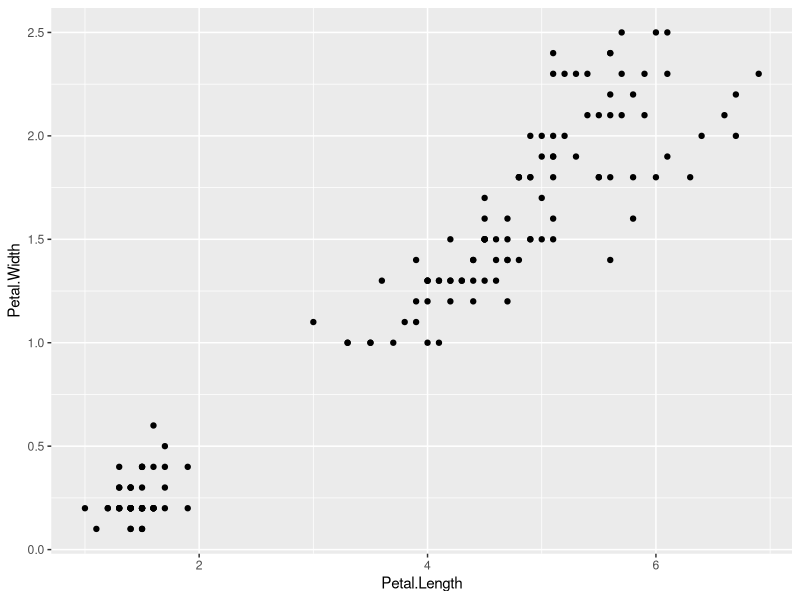
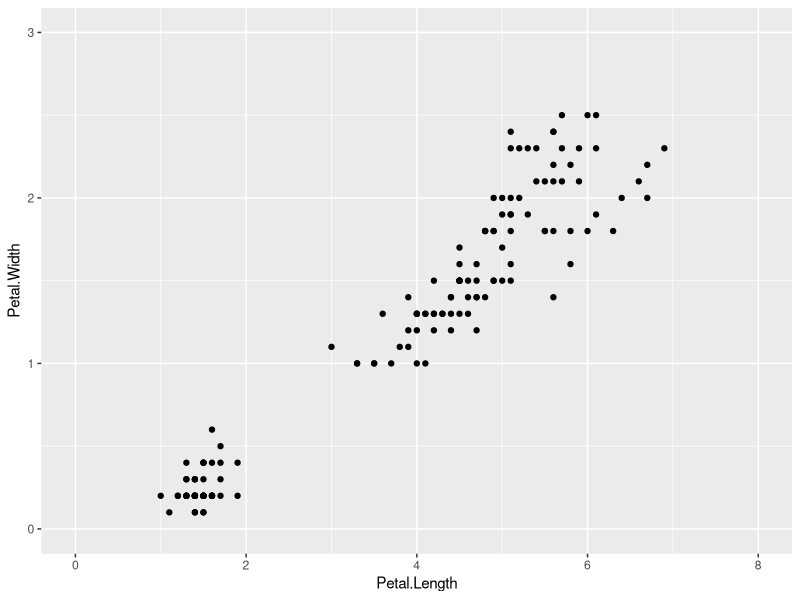
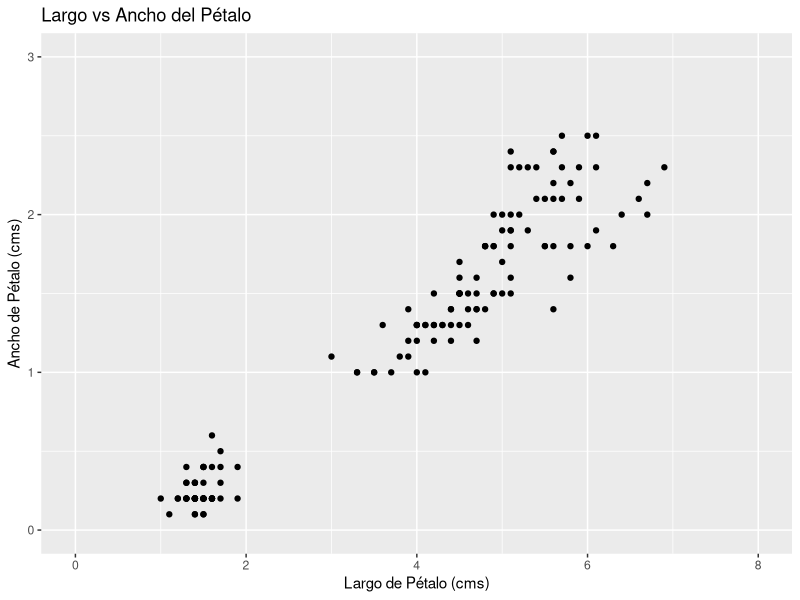
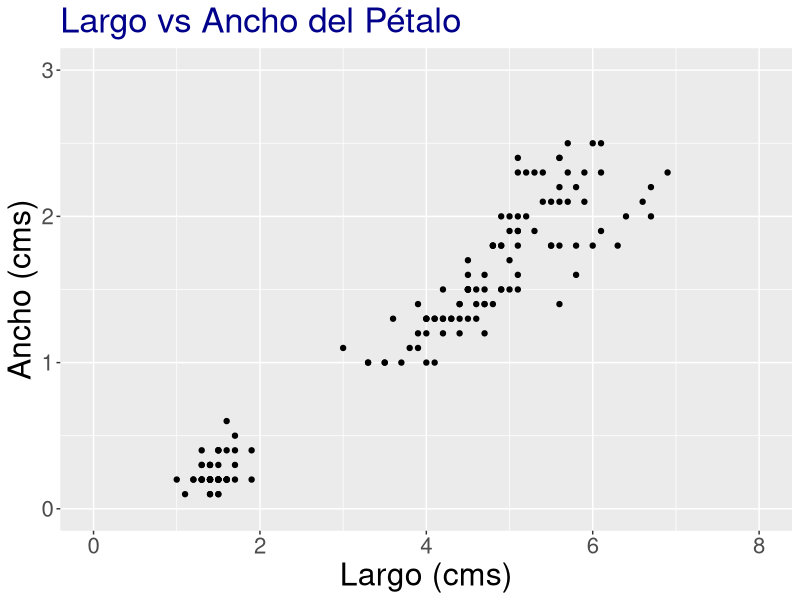
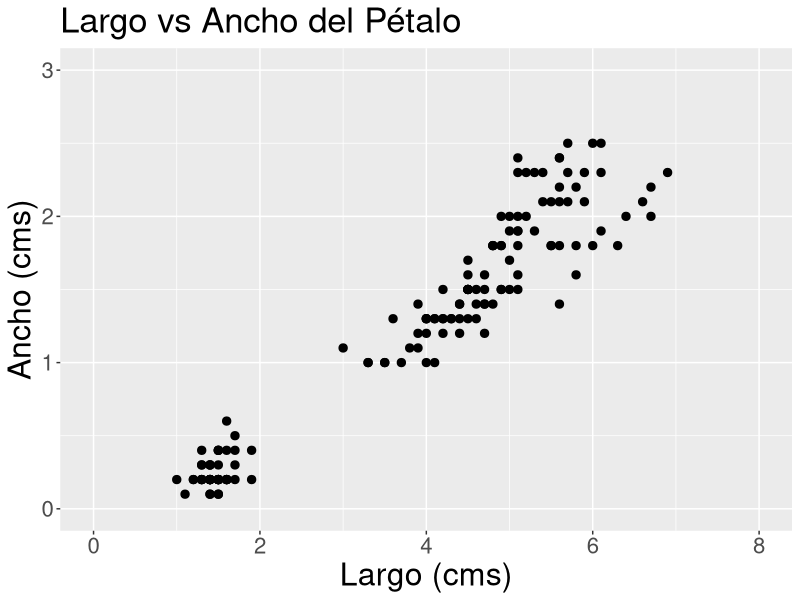
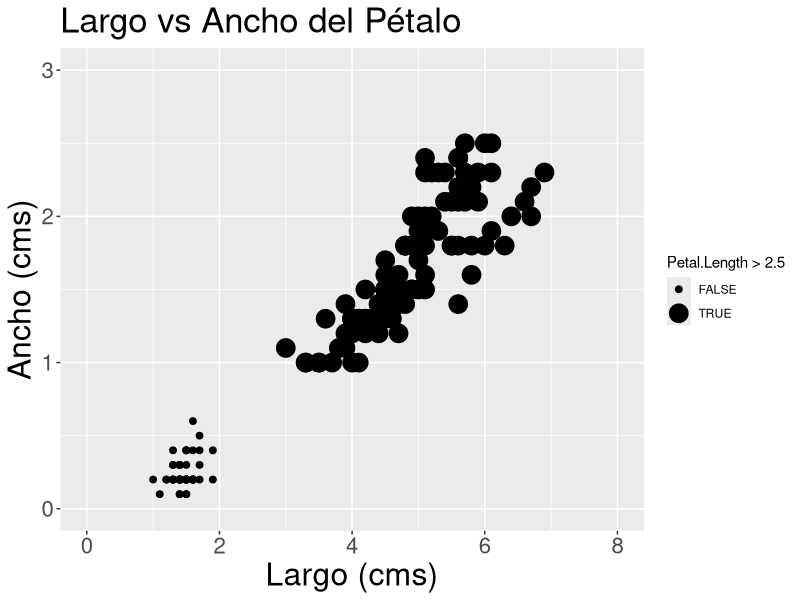
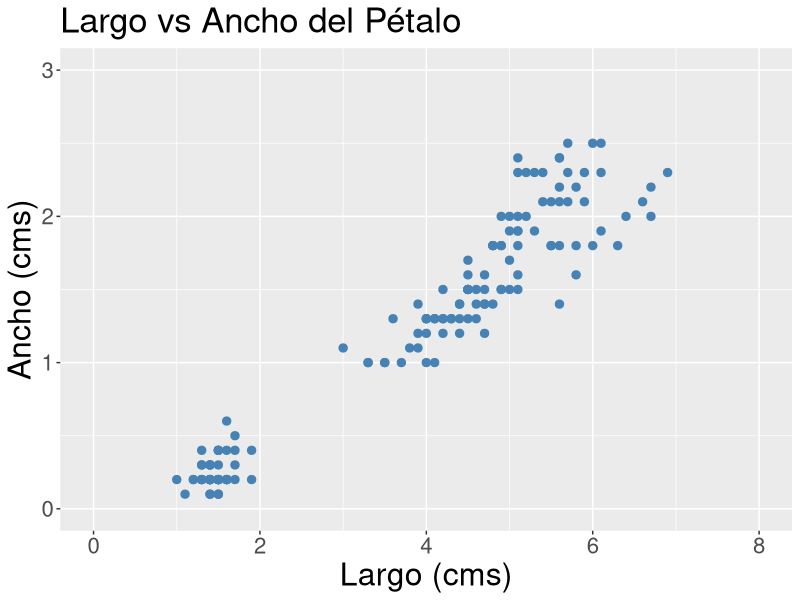
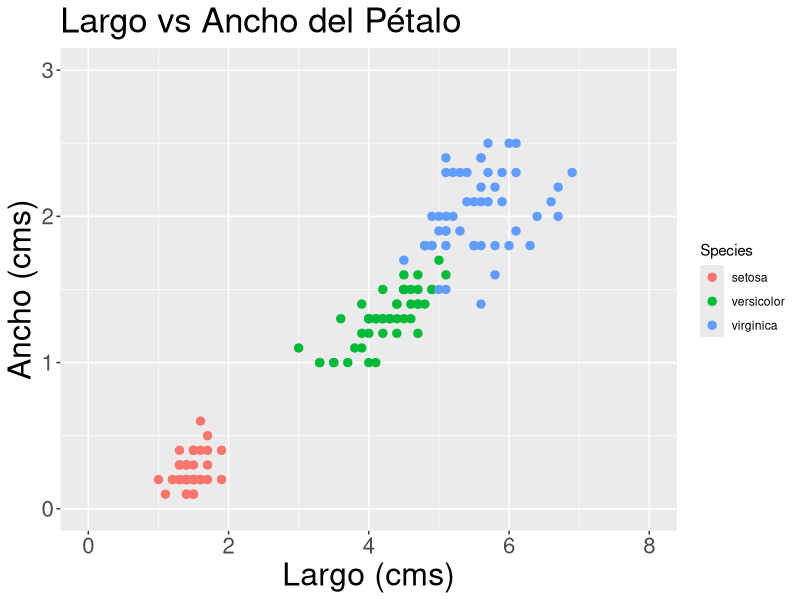

Generate these figures, in order, with R:
## ---- chunk 1
knitr::opts_chunk$set(collapse = TRUE)
## ---- chunk 2
library(ggplot2)
## ---- chunk 3
head (iris)
## ---- chunk 4
ggplot(data=iris, mapping =aes(x=Petal.Length, y =Petal.Width))+geom_point()
## ---- chunk 5
ggplot(data = iris, mapping=aes(x=Petal.Length , y =Petal.Width))+
  geom_point()+
  xlim(c(0, 8))+
  ylim(c(0, 3))
## ---- chunk 6
ggplot(data = iris, mapping=aes(x=Petal.Length , y =Petal.Width))+
  geom_point()+
  xlim(c(0, 8))+
  ylim(c(0, 3))+
  labs(title="Largo vs Ancho del Pétalo", 
       x="Largo de Pétalo (cms)",
       y="Ancho de Pétalo (cms)")
## ---- chunk 7
ggplot(data = iris, mapping=aes(x=Petal.Length , y =Petal.Width))+
  geom_point()+
  xlim(c(0, 8))+
  ylim(c(0, 3))+
  labs(title="Largo vs Ancho del Pétalo", 
       y="Ancho (cms)", x="Largo (cms)")+
  theme(axis.text =element_text(size=16),
        axis.title=element_text(size=23),
        plot.title=element_text(size=25,colour="darkblue"))
## ---- chunk 8
ggplot(data = iris, mapping=aes(x=Petal.Length , y =Petal.Width))+
  geom_point(size=2.5)+
  xlim(c(0, 8))+
  ylim(c(0, 3))+
  labs(title="Largo vs Ancho del Pétalo", 
       y="Ancho (cms)", x="Largo (cms)")+
  theme(axis.text =element_text(size=16),
        axis.title=element_text(size=23),
        plot.title=element_text(size=25))
## ---- chunk 9
ggplot(data = iris, mapping=aes(x=Petal.Length , y =Petal.Width))+
  geom_point(aes(size=Petal.Length>2.5))+
  xlim(c(0, 8))+
  ylim(c(0, 3))+
  labs(title="Largo vs Ancho del Pétalo", 
       y="Ancho (cms)", x="Largo (cms)")+
  theme(axis.text =element_text(size=16),
        axis.title=element_text(size=23),
        plot.title=element_text(size=25))
## ---- chunk 10
ggplot(data = iris, mapping=aes(x=Petal.Length , y =Petal.Width))+
  geom_point(col="steelblue", size=2.5)+
  xlim(c(0, 8))+
  ylim(c(0, 3))+
  labs(title="Largo vs Ancho del Pétalo", 
       y="Ancho (cms)", x="Largo (cms)")+
  theme(axis.text =element_text(size=16),
        axis.title=element_text(size=23),
        plot.title=element_text(size=25))
## ---- chunk 11
ggplot(data = iris, mapping=aes(x=Petal.Length , y =Petal.Width))+
  geom_point(aes(col=Species), size=2.5)+
  xlim(c(0, 8))+
  ylim(c(0, 3))+
  labs(title="Largo vs Ancho del Pétalo", 
       y="Ancho (cms)", x="Largo (cms)")+
  theme(axis.text =element_text(size=16),
        axis.title=element_text(size=23),
        plot.title=element_text(size=25),
        plot.subtitle=element_text(size=20))
## ---- chunk 12
ggplot(data = iris, mapping=aes(x=Petal.Length , y =Petal.Width))+
  geom_point(aes(col=Species), size=2.5)+
  scale_colour_manual(values=c("#BC3C29FF", "#0072B5FF","#E18727FF"))+
  xlim(c(0, 8))+
  ylim(c(0, 3))+
  labs(title="Largo vs Ancho del Pétalo", 
       y="Ancho (cms)", x="Largo (cms)")+
  theme(axis.text =element_text(size=16),
        axis.title=element_text(size=23),
        plot.title=element_text(size=25),
        plot.subtitle=element_text(size=20))
## ---- chunk 13
ggplot(data = iris, mapping=aes(x=Petal.Length , y =Petal.Width))+
  geom_point(aes(col=Species), size=2.5)+
  scale_colour_manual(values=c("#BC3C29FF", "#0072B5FF","#E18727FF"))+
  xlim(c(0, 8))+
  ylim(c(0, 3))+
  labs(title="Mi primer gráfico en R", 
       y="Ancho (cms)", x="Largo (cms)")+
  theme(axis.text =element_text(size=16),
        axis.title=element_text(size=23),
        plot.title=element_text(size=25),
        legend.position = c(0.13, 0.85),
        legend.box.background = element_rect(fill = "transparent", colour = "#333333",size=1.2),
        legend.title = element_text(size = 15),
        legend.text = element_text(size = 12))
## ---- chunk 14
ggplot(data = iris, mapping=aes(x=Petal.Length , y =Petal.Width))+
  geom_point(aes(col=Species), size=2.5)+
  scale_colour_manual(values=c("#BC3C29FF", "#0072B5FF","#E18727FF"))+
  xlim(c(0, 8))+
  ylim(c(0, 3))+
  labs(title="Largo vs Ancho del Petalo",
       y="Ancho (cms)", x="Largo (cms)")+
  theme(axis.text =element_text(size=16),
        axis.title=element_text(size=23),
        plot.title=element_text(size=25),
        legend.position = c(0.13, 0.85),
        legend.box.background = element_rect(fill = "transparent", colour = "#333333",size=1.2),
        axis.line = element_line(color = "#333333",size = 1, linetype = "solid"))
